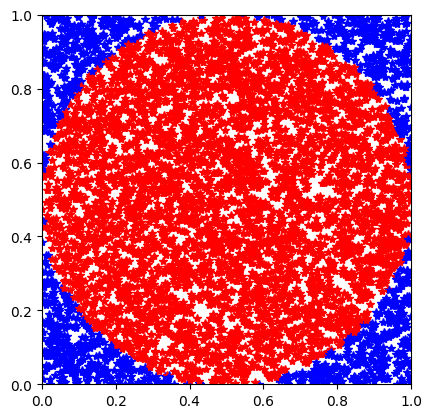

The Python source for this figure:
#2a
from matplotlib.pyplot import axis, plot, show
from random import random
from math import dist, pi

def funct(n=1000):
  nr_red = 0
  axis('square')
  axis((0, 1, 0, 1))
  for i in range(n):
    x = random()
    y = random()
    if(dist((0.5, 0.5), (x, y)) <= 0.5):
      plot(x, y, 'r*')
      nr_red = nr_red + 1
    else:
      plot(x, y, 'b*')
  show()
  return nr_red / n

if __name__ == '__main__':
  rez = funct(6000)
  print("Frecventa relativa: " + str(rez))
  print("Probabilitatea geometrica: " + str(pi*0.5*0.5/1))
